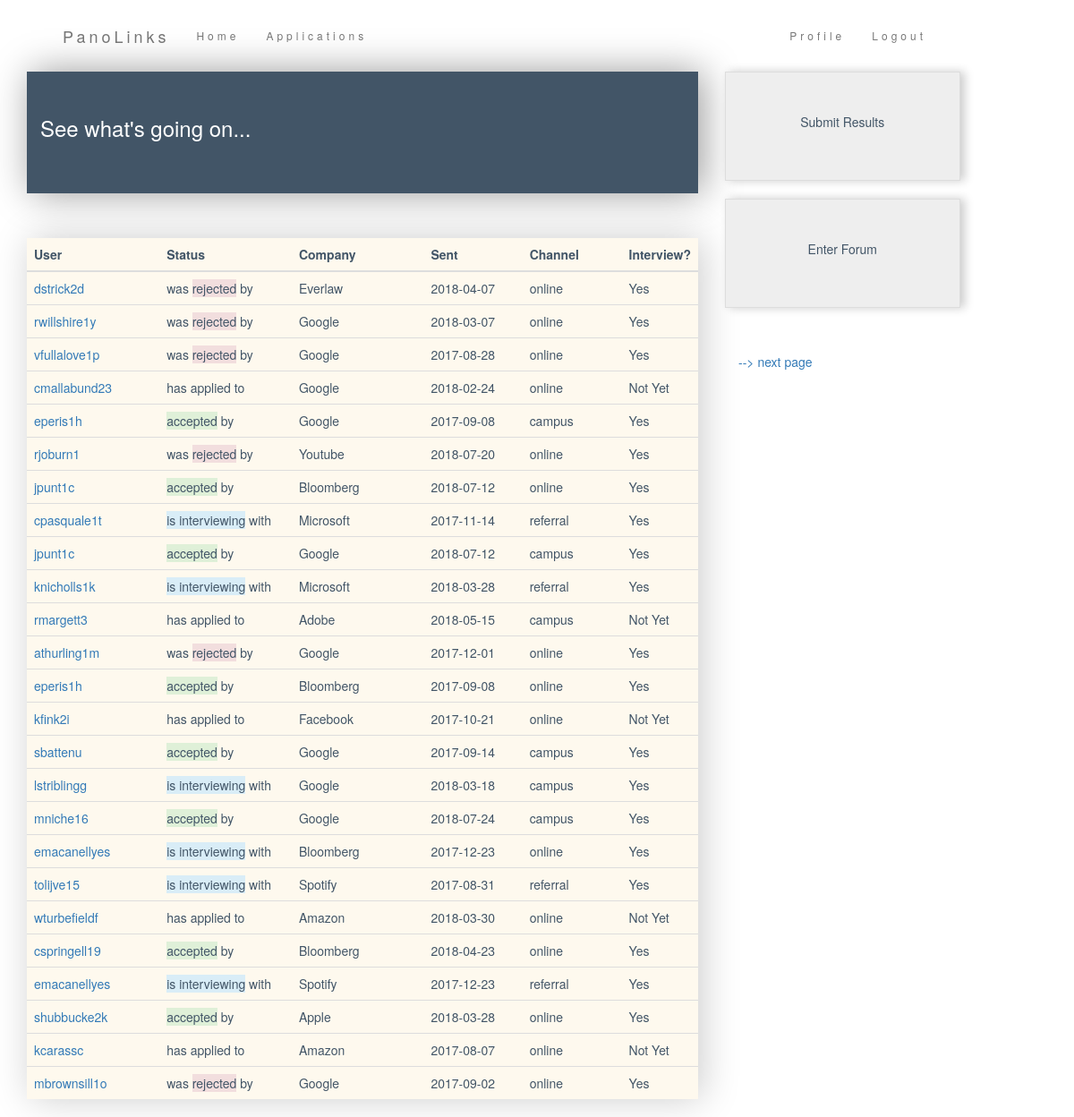
The page /applications (signed in) on the database its author committed.
### myapp/models.py (models this page shows, shortened)
class Application(db.Model):
    id = db.Column(db.Integer, primary_key=True)
    company = db.Column(db.String(140), index=True)
    status = db.Column(db.String(64))
    user_id = db.Column(db.String(64), db.ForeignKey('user.id'))
    sent = db.Column(db.DateTime)
    channel = db.Column(db.String(64))
    invite = db.Column(db.DateTime)
    decision = db.Column(db.DateTime)

class User(UserMixin, db.Model):
    id = db.Column(db.Integer, primary_key=True)
    username = db.Column(db.String(64), index=True, unique=True)
    email = db.Column(db.String(120), index=True, unique=True)
    password_hash = db.Column(db.String(128))
    application = db.relationship('Application', backref='applicant', lazy='dynamic')

### myapp/main/routes.py (the view)
@bp.route('/applications')
@login_required
def applications():
    page = request.args.get('page', 1, type=int)
    apps = Application.query.paginate(page, current_app.config['APPS_PER_PAGE'], False)
    next_url = url_for('main.applications', page=apps.next_num) \
        if apps.has_next else None
    prev_url = url_for('main.applications', page=apps.prev_num) \
        if apps.has_prev else None
    return render_template('applications.html', entries=apps.items, next_url=next_url, prev_url=prev_url)

### myapp/models.py (called while the page is built)
@login.user_loader
def load_user(id):
    return User.query.get(int(id))

### myapp/templates/applications.html (shortened to what this page needs)
{% extends "base.html" %}
{% import 'bootstrap/wtf.html' as wtf %}
{% block app_content %}
    <div class="row">
        <div class="col-md-8 main">
            <div class="container-fluid bg-1 text-left">
              <h3>See what's going on...</h3>
            </div>
            <table class ="table table-hover tb">
                <thead>
                  <tr>
                    <th style="width: 20%">User</th>
                    <th style="width: 20%">Status</th>
                    <th style="width: 20%">Company</th>
                      <th style="width: 15%">Sent</th>
                    <th style="width: 15%">Channel</th>
                    <th style="width: 15%">Interview?</th>
                  </tr>
                </thead>
                <tbody>
                    {% for app in entries %}
                    <tr>
                        <td style="width: 20%"><a href="{{ url_for('main.user', username=app.applicant.username) }}">{{app.applicant.username}}</a></td>
                        <td style="width: 20%">
                            {% if app.status=='rejected' %}
                            was <span class="bg-danger">rejected</span> by
                            {% elif app.status=='interviewing' %}
                            <span class="bg-info">is interviewing</span> with
                            {% elif app.status=='applied' %}
                            has applied to
                            {% else %}
                            <span class="bg-success">accepted</span> by
                            {% endif %}
                        </td>
                        <td style="width: 20%">{{app.company}}</td>
                        <td style="width: 15%">{{app.sent.strftime('%Y-%m-%d')}}</td>
                        <td style="width: 15%">{{app.channel}}</td>
                        <td style="width: 15%">
                            {% if app.invite %}
                            Yes
                            {% else %}
                            Not Yet
                            {% endif %}
                        </td>
                    </tr>
                    {% endfor %}
                </tbody>
            </table>
        </div>
        <div class="col-md-3">
            <div class="panel panel-default text-center">
                <div class="panel-body">
                    <p>Submit Results</p>
                </div>
            </div>
            <div class="panel panel-default text-center">
                <div class="panel-body">
                    <p>Enter Forum</p>
                </div>
            </div>
            <div class="container-fluid pages">
                <br>
                {% if next_url %}
                <a href="{{ next_url }}"> --> next page</a>
                {% endif %}
            </div>
        </div>
    </div>
{% endblock %}

### myapp/templates/base.html (shortened to what this page needs)
{% extends 'bootstrap/base.html' %}
{% block navbar %}
    <div class="container-fluid">
        <nav class="navbar navbar-default">
            <div class="navbar-header">
                <a class="navbar-brand" href="{{ url_for('main.index') }}">PanoLinks</a>
            </div>
            <div class="collapse navbar-collapse" id="bs-example-navbar-collapse-1">
                <ul class="nav navbar-nav">
                    <li><a href="{{ url_for('main.index') }}">Home</a></li>
                    <li><a href="{{ url_for('main.applications') }}">Applications</a></li>
                </ul>
                <ul class="nav navbar-nav navbar-right">
                    {% if current_user.is_anonymous %}
                    <li><a href="{{ url_for('auth.login') }}">Login</a></li>
                    {% else %}
                    <li><a href="{{ url_for('main.user', username=current_user.username) }}">Profile</a></li>
                    <li><a href="{{ url_for('auth.logout') }}">Logout</a></li>
                    {% endif %}
                </ul>
            </div>
        </nav>
    </div>
{% endblock %}
{% block content %}
    <div class="container">
        {% block app_content %}{% endblock %}
    </div>
{% endblock %}

### myapp/templates/base.html (style rules this page uses)
.navbar { margin-left: 40px; margin-right: 135px; background-color: white; padding-top: 15px; padding-bottom: 15px; border: 0; border-radius: 0; margin-bottom: 0; font-size: 12px; font-weight: lighter; letter-spacing: 4px; }

### myapp/templates/applications.html (style rules this page uses)
.tb { box-shadow: 5px 0px 40px rgba(0,0,0, .2); background-color:rgba(245, 198, 87, .1); }
.bg-1 { box-shadow: 5px 0px 40px rgba(0,0,0, .4); padding-top: 30px; padding-bottom: 50px; margin-bottom:50px; background-color: #425567; color: #ffffff; }
.panel { background-color: #eeeeee; border-radius:0; transition: box-shadow 0.5s; padding-top: 30px; padding-bottom: 30px; box-shadow: 5px 0px 10px rgba(0,0,0, .2); }
body { color: #425567; }
.pages { margin-top: 30px; }

### rows shown on the page
Application: applicant.username "dstrick2d", status "was", company "Everlaw", sent "2018-04-07", channel "online", shows "Yes"
Application: applicant.username "rwillshire1y", status "was", company "Google", sent "2018-03-07", channel "online", shows "Yes"
Application: applicant.username "vfullalove1p", status "was", company "Google", sent "2017-08-28", channel "online", shows "Yes"
Application: applicant.username "cmallabund23", status "has applied to", company "Google", sent "2018-02-24", channel "online", shows "Not Yet"
Application: applicant.username "eperis1h", status "accepted", company "Google", sent "2017-09-08", channel "campus", shows "Yes"
Application: applicant.username "rjoburn1", status "was", company "Youtube", sent "2018-07-20", channel "online", shows "Yes"
Application: applicant.username "jpunt1c", status "accepted", company "Bloomberg", sent "2018-07-12", channel "online", shows "Yes"
Application: applicant.username "cpasquale1t", status "is interviewing", company "Microsoft", sent "2017-11-14", channel "referral", shows "Yes"
Application: applicant.username "jpunt1c", status "accepted", company "Google", sent "2018-07-12", channel "campus", shows "Yes"
Application: applicant.username "knicholls1k", status "is interviewing", company "Microsoft", sent "2018-03-28", channel "referral", shows "Yes"
Application: applicant.username "rmargett3", status "has applied to", company "Adobe", sent "2018-05-15", channel "campus", shows "Not Yet"
Application: applicant.username "athurling1m", status "was", company "Google", sent "2017-12-01", channel "online", shows "Yes"
Application: applicant.username "eperis1h", status "accepted", company "Bloomberg", sent "2017-09-08", channel "online", shows "Yes"
Application: applicant.username "kfink2i", status "has applied to", company "Facebook", sent "2017-10-21", channel "online", shows "Not Yet"
Application: applicant.username "sbattenu", status "accepted", company "Google", sent "2017-09-14", channel "campus", shows "Yes"
Application: applicant.username "lstriblingg", status "is interviewing", company "Google", sent "2018-03-18", channel "campus", shows "Yes"
Application: applicant.username "mniche16", status "accepted", company "Google", sent "2018-07-24", channel "campus", shows "Yes"
Application: applicant.username "emacanellyes", status "is interviewing", company "Bloomberg", sent "2017-12-23", channel "online", shows "Yes"
Application: applicant.username "tolijve15", status "is interviewing", company "Spotify", sent "2017-08-31", channel "referral", shows "Yes"
Application: applicant.username "wturbefieldf", status "has applied to", company "Amazon", sent "2018-03-30", channel "online", shows "Not Yet"
Application: applicant.username "cspringell19", status "accepted", company "Bloomberg", sent "2018-04-23", channel "online", shows "Yes"
Application: applicant.username "emacanellyes", status "is interviewing", company "Spotify", sent "2017-12-23", channel "referral", shows "Yes"
Application: applicant.username "shubbucke2k", status "accepted", company "Apple", sent "2018-03-28", channel "online", shows "Yes"
Application: applicant.username "kcarassc", status "has applied to", company "Amazon", sent "2017-08-07", channel "online", shows "Not Yet"
Application: applicant.username "mbrownsill1o", status "was", company "Google", sent "2017-09-02", channel "online", shows "Yes"
